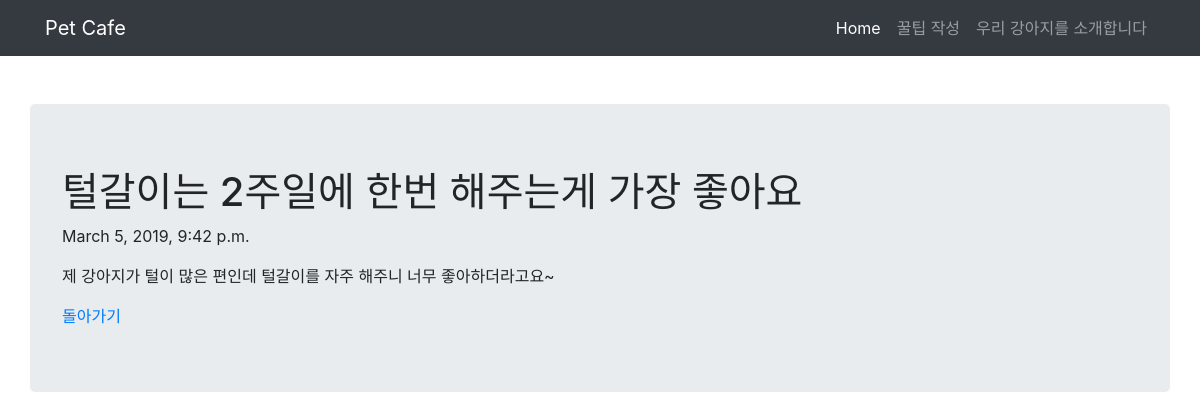
Page /blog/7/ on the committed database.
### main/models.py (models this page shows, shortened)
class Blog(models.Model):
    title = models.CharField(max_length=200)
    pub_date = models.DateTimeField('date published')
    body = models.TextField()

### main/views.py (the view)
# urls.py: path('blog/<int:blog_id>/',views.more, name='more'),
def more(request, blog_id):
    blog_detail = get_object_or_404(Blog, pk=blog_id)
    return render(request, 'more.html', {'blog': blog_detail})

### main/templates/more.html
{%extends 'base.html'%}
{% block contents%}
<!DOCTYPE html>
<html lang="en">
<body>
    <div class="container jumbotron">
        <h1>{{ blog.title }}</h1>
        <p>{{ blog.pub_date }}</p>
        <p>{{ blog.body }}</p>
        <a href="{% url 'detail' %}">돌아가기</a>
    </div>
</body>
</html>
{% endblock %}

### rows in the picture
Blog: title "털갈이는 2주일에 한번 해주는게 가장 좋아요", pub_date "March 5, 2019, 9:42 p.m.", body "제 강아지가 털이 많은 편인데 털갈이를 자주 해주니 너무 좋아하더라고요~"
